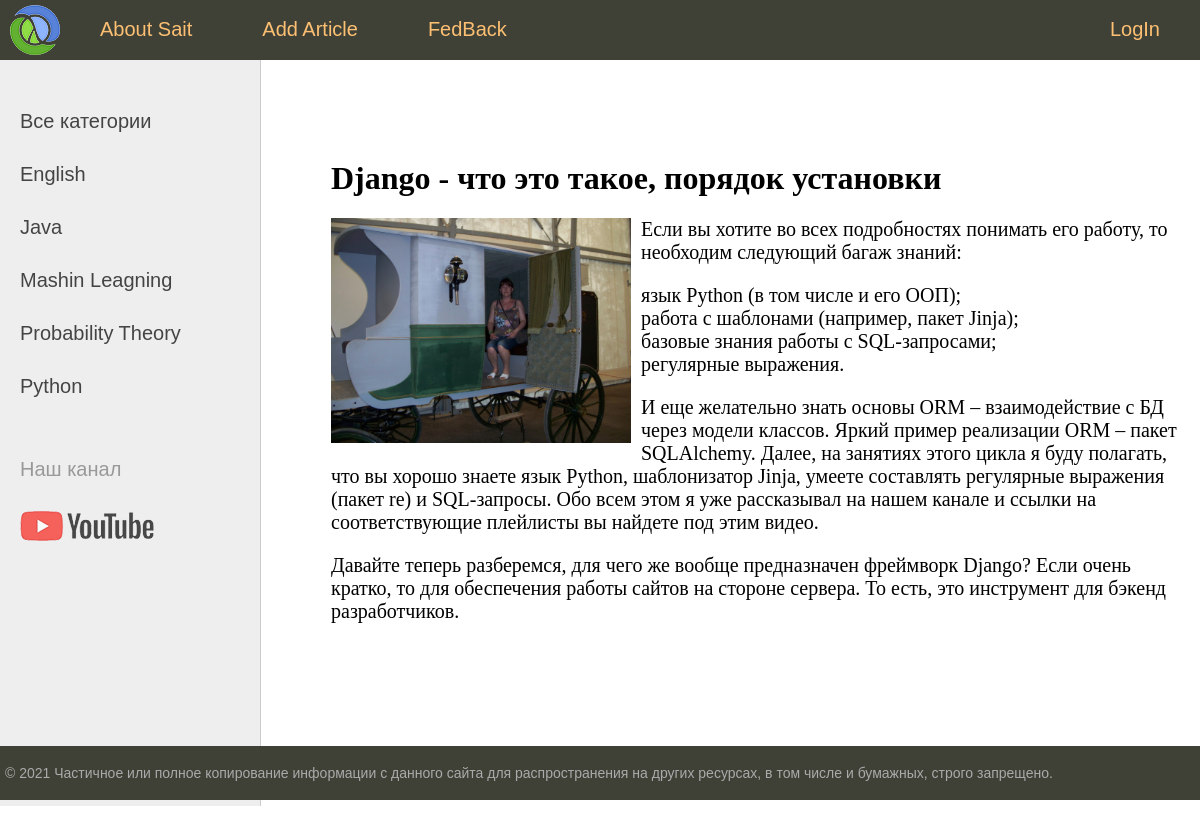
The app's page /post/django-chto-eto-takoe-poryadok-ustanovki/ with its own data.
### learnings/models.py (models this page shows, shortened)
class Category(models.Model):
    name = models.CharField(max_length=100, db_index=True)
    slug = models.SlugField(max_length=255, unique=True, db_index=True, verbose_name="URL")
    def get_absolute_url(self):
        return reverse('category', kwargs={'cat_slug': self.slug})
    class Meta:
        ordering = ['id']

class Learnings(models.Model):
    title = models.CharField(max_length=255)
    slug = models.SlugField(max_length=255, unique=True, db_index=True, verbose_name="URL")
    content = models.TextField(blank=True)
    photo = models.ImageField(upload_to="photos/%Y/%m/%d/")
    time_create = models.DateTimeField(auto_now_add=True)
    time_update = models.DateTimeField(auto_now=True)
    is_published = models.BooleanField(default=True)
    cat = models.ForeignKey('Category', on_delete=models.PROTECT, null=True)
    def __str__(self):
        return self.title
    class Meta:
        ordering = ['-time_create', 'title']

### learnings/views.py (the view)
# urls.py: path('post/<slug:post_slug>/', ShowPost.as_view(), name='post'),
class ShowPost(DetailView):
    model = Learnings
    template_name = 'learnings/post.html'
    slug_url_kwarg = 'post_slug'
    context_object_name = 'post'
    def get_context_data(self, *, object_list=None, **kwargs):
        context = super().get_context_data(**kwargs)
        context['title'] = context['post']
        context['menu'] = menu
        return context

### learnings/templatetags/learnings_tags.py (called while the page is built)
@register.inclusion_tag('learnings/list_categories.html')
def show_categories(sort=None, cat_selected=0):
    if not sort:
        cats = Category.objects.all()
    else:
        cats  = Category.objects.order_by(sort)
    return {"cats": cats, "cat_selected": cat_selected}

### learnings/templates/learnings/post.html
{% extends 'learnings/base.html' %}
{% block content %}
<h1>{{post.title}}</h1>
{% if post.photo %}
<p><img class="img-article-left" src="{{post.photo.url}}"></p>
{% endif %}
{{post.content|linebreaks}}
{% endblock %}

### learnings/templates/learnings/list_categories.html
{% for c in cats %}
    {% if c.pk == cat_selected %}
        <li class="selected">{{c.name}}</li>
    {% else %}
        <li><a href="{{ c.get_absolute_url }}">{{c.name}}</a> </li>
    {% endif %}
{% endfor %}

### learnings/static/learnings/css/styles.css (style rules this page uses)
html, body { font-family: 'Arial'; margin: 0; padding: 0; height: 100%; width: 100%; color: #444; }
a { color: #0059b2; text-decoration: none; }
img { max-width: 600px; height: auto; }
img.img-article-left { max-width: 300px; height: auto; float: left; padding: 0 10px 10px 0; }
.left-chapters ul li { margin: 30px 0 0 0; color: #999; }
.left-chapters ul li a { color: #444; text-decoration: none; }
.content-text h1 { font-size: 32px; }

### records on screen
Category: name "English"
Category: name "Java"
Category: name "Mashin Leagning"
Category: name "Probability Theory"
Category: name "Python"
Learnings: title "Django - что это такое, порядок установки", photo (picture), content "Если вы хотите во всех подробностях понимать его работу, то необходим следующий багаж знаний: язык Python (в том числе и его ООП); работа с шаблонами (например, пакет Jinja); базовые знания работы с SQL-запросами; регулярные выражения. И еще желательно знать основы ORM – взаимодействие с БД через модели классов. Яркий пример реализации ORM – пакет SQLAlchemy. Далее, на занятиях этого цикла я буду полагать, что вы хорошо знаете язык Python, шаблонизатор Jinja, умеете составлять регулярные выражения (пакет re) и SQL-запросы. Обо всем этом я уже рассказывал на нашем канале и ссылки на соответствующие плейлисты вы найдете под этим видео. Давайте теперь разберемся, для чего же вообще…"

### other values on screen
{{ m.title }} "About Sait" "Add Article" "FedBack"
{{ m.title }} "LogIn"
